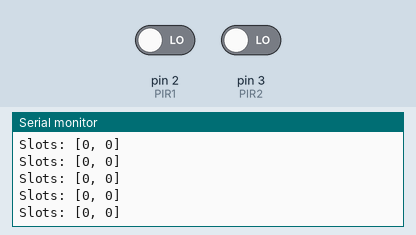
The sketch below on a simulated Arduino Uno, built with avr-gcc and run on an emulated ATmega328P. On the bench: the last lines printed to the serial monitor. The test bench sets the inputs (shaded band); at power-on: pin 2 (PIR1) LOW, pin 3 (PIR2) LOW.

Above: at 1.4 s.
1.5 s: pin 2 (PIR1) driven HIGH
At 2.1 s:
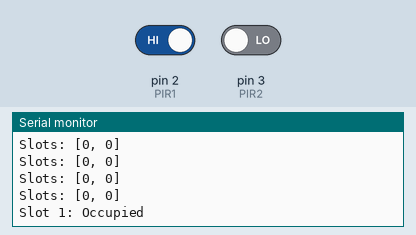
3.0 s: pin 3 (PIR2) driven HIGH
At 3.9 s:
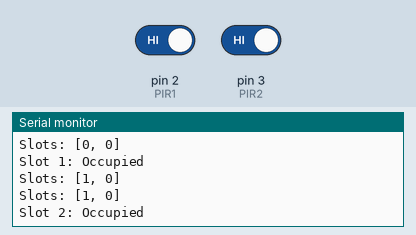

The sketch:

Week_15.ino
```cpp
#define PIR1 2
#define PIR2 3
int slots[2] = {0, 0};
int prevState1 = LOW;
int prevState2 = LOW;
void setup() {
  pinMode(PIR1, INPUT);
  pinMode(PIR2, INPUT);
  Serial.begin(9600);
}
void loop() {
  int state1 = digitalRead(PIR1);
  int state2 = digitalRead(PIR2);
  if (state1
      == HIGH && prevState1 == LOW) {
    slots[0] = !slots[0];
    Serial.print("Slot 1: ");
    Serial.println(slots[0] ? "Occupied" : "Empty");
    delay(1000);
  }
  if (state2 == HIGH && prevState2 == LOW) {
    slots[1] = !slots[1];
    Serial.print("Slot 2: ");
    Serial.println(slots[1] ? "Occupied" : "Empty");
    delay(1000);
  }
  prevState1 = state1;
  prevState2 = state2;
  Serial.print("Slots: [");
  Serial.print(slots[0]);
  Serial.print(", ");
  Serial.print(slots[1]);
  Serial.println("]");
  delay(300);
}
```

Measured:
- after the input at 1.5 s, the serial monitor: prints a new line at once (image 1)
- after the input at 3.0 s, the serial monitor: prints a new line after 0.10 s (image 2)
